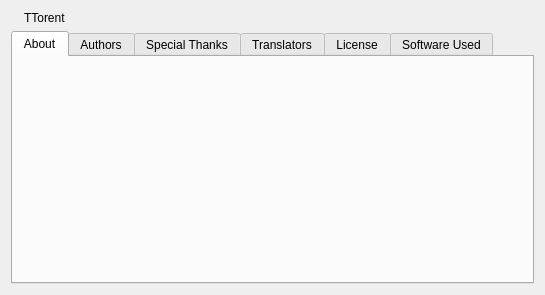
<?xml version="1.0" encoding="UTF-8"?>
<ui version="4.0">
 <author>Christophe Dumez</author>
 <class>AboutDialog</class>
 <widget class="QDialog" name="AboutDialog">
  <property name="geometry">
   <rect>
    <x>0</x>
    <y>0</y>
    <width>545</width>
    <height>295</height>
   </rect>
  </property>
  <property name="windowTitle">
   <string>About TTorent</string>
  </property>
  <layout class="QVBoxLayout" name="aboutDlgLayout">
   <item>
    <layout class="QHBoxLayout" name="titleHBoxLayout">
     <item>
      <widget class="QLabel" name="logo"/>
     </item>
     <item>
      <widget class="QLabel" name="labelName">
       <property name="text">
        <string notr="true">TTorent</string>
       </property>
       <property name="textInteractionFlags">
        <set>Qt::TextInteractionFlag::LinksAccessibleByMouse|Qt::TextInteractionFlag::TextSelectableByKeyboard|Qt::TextInteractionFlag::TextSelectableByMouse</set>
       </property>
      </widget>
     </item>
     <item>
      <spacer name="horizontalSpacer_6">
       <property name="orientation">
        <enum>Qt::Orientation::Horizontal</enum>
       </property>
       <property name="sizeHint" stdset="0">
        <size>
         <width>0</width>
         <height>0</height>
        </size>
       </property>
      </spacer>
     </item>
    </layout>
   </item>
   <item>
    <widget class="QTabWidget" name="tw_tabs">
     <property name="currentIndex">
      <number>0</number>
     </property>
     <widget class="QWidget" name="aboutTab">
      <attribute name="title">
       <string>About</string>
      </attribute>
      <layout class="QGridLayout" name="aboutTabLayout">
       <item row="0" column="0">
        <widget class="QLabel" name="labelMascot"/>
       </item>
       <item row="0" column="1">
        <widget class="QLabel" name="labelAbout">
         <property name="sizePolicy">
          <sizepolicy hsizetype="Expanding" vsizetype="Expanding">
           <horstretch>0</horstretch>
           <verstretch>0</verstretch>
          </sizepolicy>
         </property>
         <property name="textFormat">
          <enum>Qt::TextFormat::RichText</enum>
         </property>
         <property name="wordWrap">
          <bool>true</bool>
         </property>
         <property name="openExternalLinks">
          <bool>true</bool>
         </property>
         <property name="textInteractionFlags">
          <set>Qt::TextInteractionFlag::LinksAccessibleByKeyboard|Qt::TextInteractionFlag::LinksAccessibleByMouse</set>
         </property>
        </widget>
       </item>
      </layout>
     </widget>
     <widget class="QWidget" name="authorTab">
      <attribute name="title">
       <string>Authors</string>
      </attribute>
      <layout class="QVBoxLayout" name="authorTabLayout">
       <item>
        <widget class="QGroupBox" name="groupBox_2">
         <property name="title">
          <string>Current maintainer</string>
         </property>
         <layout class="QGridLayout" name="gridLayout_4">
          <item row="0" column="0">
           <widget class="QLabel" name="label_14">
            <property name="text">
             <string>Name:</string>
            </property>
           </widget>
          </item>
          <item row="0" column="1">
           <widget class="QLabel" name="label_17">
            <property name="text">
             <string notr="true">tda_45</string>
            </property>
           </widget>
          </item>
          <item row="1" column="0">
           <widget class="QLabel" name="label_15">
            <property name="text">
             <string>Nationality:</string>
            </property>
           </widget>
          </item>
          <item row="1" column="1">
           <widget class="QLabel" name="label_18">
            <property name="text">
             <string>Turkey</string>
            </property>
           </widget>
          </item>
          <item row="2" column="0">
           <widget class="QLabel" name="label_16">
            <property name="text">
             <string>E-mail:tahadikbas45@gmail.com</string>
            </property>
           </widget>
          </item>
          <item row="2" column="1">
           <widget class="QLabel" name="label_19">
            <property name="text">
             <string notr="true">&lt;a href=&quot;mailto:tahadikbas45@gmail.com&lt;/a&gt;</string>
            </property>
            <property name="openExternalLinks">
             <bool>true</bool>
            </property>
            <property name="textInteractionFlags">
             <set>Qt::TextInteractionFlag::LinksAccessibleByMouse|Qt::TextInteractionFlag::TextSelectableByMouse</set>
            </property>
           </widget>
          </item>
          <item row="2" column="2">
           <spacer name="horizontalSpacer">
            <property name="orientation">
             <enum>Qt::Orientation::Horizontal</enum>
            </property>
            <property name="sizeHint" stdset="0">
             <size>
              <width>0</width>
              <height>0</height>
             </size>
            </property>
           </spacer>
          </item>
         </layout>
        </widget>
       </item>
       <item>
        <widget class="QGroupBox" name="groupBox">
         <property name="title">
          <string>Original author</string>
         </property>
         <layout class="QGridLayout" name="gridLayout_5">
          <item row="0" column="0">
           <widget class="QLabel" name="label_3">
            <property name="text">
             <string>Name:</string>
            </property>
           </widget>
          </item>
          <item row="0" column="1">
           <widget class="QLabel" name="label_2">
            <property name="text">
             <string notr="true">Christophe Dumez</string>
            </property>
           </widget>
          </item>
          <item row="1" column="0">
           <widget class="QLabel" name="label_4">
            <property name="text">
             <string>Nationality:</string>
            </property>
           </widget>
          </item>
          <item row="1" column="1">
           <widget class="QLabel" name="label_7">
            <property name="text">
             <string>France</string>
            </property>
           </widget>
          </item>
          <item row="2" column="0">
           <widget class="QLabel" name="label_5">
            <property name="text">
             <string>E-mail:</string>
            </property>
           </widget>
          </item>
          <item row="2" column="1">
           <widget class="QLabel" name="label_6">
            <property name="text">
             <string notr="true">&lt;a href=&quot;mailto:tahadikbas45@gmail.com&lt;/a&gt;</string>
            </property>
            <property name="openExternalLinks">
             <bool>true</bool>
            </property>
            <property name="textInteractionFlags">
             <set>Qt::TextInteractionFlag::LinksAccessibleByMouse|Qt::TextInteractionFlag::TextSelectableByMouse</set>
            </property>
           </widget>
          </item>
          <item row="2" column="2">
           <spacer name="horizontalSpacer_2">
            <property name="orientation">
             <enum>Qt::Orientation::Horizontal</enum>
            </property>
            <property name="sizeHint" stdset="0">
             <size>
              <width>0</width>
              <height>0</height>
             </size>
            </property>
           </spacer>
          </item>
         </layout>
        </widget>
       </item>
       <item>
        <spacer name="verticalSpacer">
         <property name="orientation">
          <enum>Qt::Orientation::Vertical</enum>
         </property>
         <property name="sizeHint" stdset="0">
          <size>
           <width>0</width>
           <height>0</height>
          </size>
         </property>
        </spacer>
       </item>
      </layout>
     </widget>
     <widget class="QWidget" name="thanksTab">
      <attribute name="title">
       <string>Special Thanks</string>
      </attribute>
      <layout class="QVBoxLayout" name="thanksTabLayout">
       <property name="leftMargin">
        <number>0</number>
       </property>
       <property name="topMargin">
        <number>0</number>
       </property>
       <property name="rightMargin">
        <number>0</number>
       </property>
       <property name="bottomMargin">
        <number>0</number>
       </property>
       <item>
        <widget class="QTextBrowser" name="textBrowserThanks">
         <property name="openExternalLinks">
          <bool>true</bool>
         </property>
        </widget>
       </item>
      </layout>
     </widget>
     <widget class="QWidget" name="translationTab">
      <attribute name="title">
       <string>Translators</string>
      </attribute>
      <layout class="QVBoxLayout" name="translationTabLayout">
       <property name="leftMargin">
        <number>0</number>
       </property>
       <property name="topMargin">
        <number>0</number>
       </property>
       <property name="rightMargin">
        <number>0</number>
       </property>
       <property name="bottomMargin">
        <number>0</number>
       </property>
       <item>
        <widget class="QTextBrowser" name="textBrowserTranslation">
         <property name="lineWrapMode">
          <enum>QTextEdit::LineWrapMode::NoWrap</enum>
         </property>
         <property name="openExternalLinks">
          <bool>true</bool>
         </property>
        </widget>
       </item>
      </layout>
     </widget>
     <widget class="QWidget" name="licenseTab">
      <attribute name="title">
       <string>License</string>
      </attribute>
      <layout class="QVBoxLayout" name="licenseTabLayout">
       <property name="leftMargin">
        <number>0</number>
       </property>
       <property name="topMargin">
        <number>0</number>
       </property>
       <property name="rightMargin">
        <number>0</number>
       </property>
       <property name="bottomMargin">
        <number>0</number>
       </property>
       <item>
        <widget class="QTextBrowser" name="textBrowserLicense">
         <property name="openExternalLinks">
          <bool>true</bool>
         </property>
        </widget>
       </item>
      </layout>
     </widget>
     <widget class="QWidget" name="SoftwareUsedTab">
      <attribute name="title">
       <string>Software Used</string>
      </attribute>
      <layout class="QVBoxLayout" name="SoftwareUsedTabLayout">
       <item>
        <layout class="QHBoxLayout" name="horizontalLayout">
         <item>
          <widget class="QLabel" name="label">
           <property name="text">
            <string>TTorent was built with the following libraries:</string>
           </property>
          </widget>
         </item>
         <item>
          <spacer name="horizontalSpacer_5">
           <property name="orientation">
            <enum>Qt::Orientation::Horizontal</enum>
           </property>
           <property name="sizeHint" stdset="0">
            <size>
             <width>40</width>
             <height>20</height>
            </size>
           </property>
          </spacer>
         </item>
         <item>
          <widget class="QPushButton" name="btnCopyToClipboard">
           <property name="text">
            <string>Copy to clipboard</string>
           </property>
          </widget>
         </item>
        </layout>
       </item>
       <item>
        <widget class="Line" name="line_2">
         <property name="orientation">
          <enum>Qt::Orientation::Horizontal</enum>
         </property>
        </widget>
       </item>
       <item>
        <layout class="QGridLayout" name="gridLayout">
         <item row="0" column="1">
          <widget class="QLabel" name="labelQt">
           <property name="text">
            <string notr="true">Qt:</string>
           </property>
           <property name="alignment">
            <set>Qt::AlignmentFlag::AlignRight|Qt::AlignmentFlag::AlignTrailing|Qt::AlignmentFlag::AlignVCenter</set>
           </property>
           <property name="textInteractionFlags">
            <set>Qt::TextInteractionFlag::LinksAccessibleByMouse|Qt::TextInteractionFlag::TextSelectableByMouse</set>
           </property>
          </widget>
         </item>
         <item row="0" column="2">
          <widget class="QLabel" name="labelQtVer">
           <property name="textInteractionFlags">
            <set>Qt::TextInteractionFlag::LinksAccessibleByMouse|Qt::TextInteractionFlag::TextSelectableByMouse</set>
           </property>
          </widget>
         </item>
         <item row="1" column="0">
          <spacer name="horizontalSpacer_4">
           <property name="orientation">
            <enum>Qt::Orientation::Horizontal</enum>
           </property>
           <property name="sizeHint" stdset="0">
            <size>
             <width>0</width>
             <height>0</height>
            </size>
           </property>
          </spacer>
         </item>
         <item row="1" column="1">
          <widget class="QLabel" name="labelLibt">
           <property name="text">
            <string notr="true">Libtorrent:</string>
           </property>
           <property name="alignment">
            <set>Qt::AlignmentFlag::AlignRight|Qt::AlignmentFlag::AlignTrailing|Qt::AlignmentFlag::AlignVCenter</set>
           </property>
           <property name="textInteractionFlags">
            <set>Qt::TextInteractionFlag::LinksAccessibleByMouse|Qt::TextInteractionFlag::TextSelectableByMouse</set>
           </property>
          </widget>
         </item>
         <item row="1" column="2">
          <widget class="QLabel" name="labelLibtVer">
           <property name="textInteractionFlags">
            <set>Qt::TextInteractionFlag::LinksAccessibleByMouse|Qt::TextInteractionFlag::TextSelectableByMouse</set>
           </property>
          </widget>
         </item>
         <item row="1" column="3">
          <spacer name="horizontalSpacer_3">
           <property name="orientation">
            <enum>Qt::Orientation::Horizontal</enum>
           </property>
           <property name="sizeHint" stdset="0">
            <size>
             <width>0</width>
             <height>0</height>
            </size>
           </property>
          </spacer>
         </item>
         <item row="2" column="1">
          <widget class="QLabel" name="labelBoost">
           <property name="text">
            <string notr="true">Boost:</string>
           </property>
           <property name="alignment">
            <set>Qt::AlignmentFlag::AlignRight|Qt::AlignmentFlag::AlignTrailing|Qt::AlignmentFlag::AlignVCenter</set>
           </property>
           <property name="textInteractionFlags">
            <set>Qt::TextInteractionFlag::LinksAccessibleByMouse|Qt::TextInteractionFlag::TextSelectableByMouse</set>
           </property>
          </widget>
         </item>
         <item row="2" column="2">
          <widget class="QLabel" name="labelBoostVer">
           <property name="textInteractionFlags">
            <set>Qt::TextInteractionFlag::LinksAccessibleByMouse|Qt::TextInteractionFlag::TextSelectableByMouse</set>
           </property>
          </widget>
         </item>
         <item row="3" column="1">
          <widget class="QLabel" name="labelOpenssl">
           <property name="text">
            <string notr="true">OpenSSL:</string>
           </property>
           <property name="alignment">
            <set>Qt::AlignmentFlag::AlignRight|Qt::AlignmentFlag::AlignTrailing|Qt::AlignmentFlag::AlignVCenter</set>
           </property>
           <property name="textInteractionFlags">
            <set>Qt::TextInteractionFlag::LinksAccessibleByMouse|Qt::TextInteractionFlag::TextSelectableByMouse</set>
           </property>
          </widget>
         </item>
         <item row="3" column="2">
          <widget class="QLabel" name="labelOpensslVer">
           <property name="textInteractionFlags">
            <set>Qt::TextInteractionFlag::LinksAccessibleByMouse|Qt::TextInteractionFlag::TextSelectableByMouse</set>
           </property>
          </widget>
         </item>
         <item row="4" column="1">
          <widget class="QLabel" name="labelZlib">
           <property name="text">
            <string notr="true">zlib:</string>
           </property>
           <property name="alignment">
            <set>Qt::AlignmentFlag::AlignRight|Qt::AlignmentFlag::AlignTrailing|Qt::AlignmentFlag::AlignVCenter</set>
           </property>
           <property name="textInteractionFlags">
            <set>Qt::TextInteractionFlag::LinksAccessibleByMouse|Qt::TextInteractionFlag::TextSelectableByMouse</set>
           </property>
          </widget>
         </item>
         <item row="4" column="2">
          <widget class="QLabel" name="labelZlibVer">
           <property name="textInteractionFlags">
            <set>Qt::TextInteractionFlag::LinksAccessibleByMouse|Qt::TextInteractionFlag::TextSelectableByMouse</set>
           </property>
          </widget>
         </item>
        </layout>
       </item>
       <item>
        <widget class="Line" name="line">
         <property name="orientation">
          <enum>Qt::Orientation::Horizontal</enum>
         </property>
        </widget>
       </item>
       <item>
        <widget class="QLabel" name="labelDBIP">
         <property name="text">
          <string notr="true">DB-IP license text</string>
         </property>
         <property name="wordWrap">
          <bool>true</bool>
         </property>
         <property name="openExternalLinks">
          <bool>true</bool>
         </property>
         <property name="textInteractionFlags">
          <set>Qt::TextInteractionFlag::LinksAccessibleByKeyboard|Qt::TextInteractionFlag::LinksAccessibleByMouse</set>
         </property>
        </widget>
       </item>
       <item>
        <spacer name="verticalSpacer_2">
         <property name="orientation">
          <enum>Qt::Orientation::Vertical</enum>
         </property>
         <property name="sizeHint" stdset="0">
          <size>
           <width>0</width>
           <height>0</height>
          </size>
         </property>
        </spacer>
       </item>
      </layout>
     </widget>
    </widget>
   </item>
  </layout>
 </widget>
 <resources/>
 <connections/>
</ui>
